Frame 1 (no input): blank canvas, image omitted
Frame 60 (no input): blank canvas, image omitted
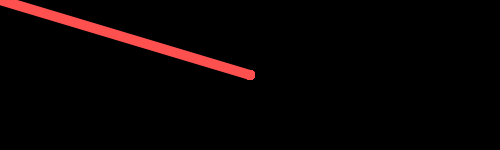
Frame 120 (the mouse pressed at the canvas centre since frame 60)

The p5.js sketch whose frames 1 and 60 were blank and that drew this single picture after the mouse press (run headless with seeded random() and noise() and a simulated clock; from frame 60 on, the mouse is pressed at the canvas centre):

// p5.js sketch
// ── sketch.js
function setup() {
	createCanvas(500, 150);
	background(0);
	strokeWeight(10);
}
function draw() {
	stroke(255,80,80);
	line(mouseX, mouseY, pmouseX, pmouseY);
}
